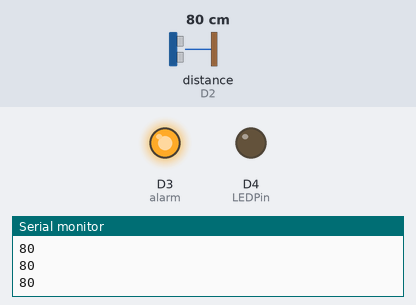
Bench run of a sketch on a simulated ESP8266 (NodeMCU). Parts: output pins drawn as LEDs (lit = HIGH), the last lines printed to the serial monitor. Wiring (inferred from the names in the program): ultrasonic range finder: trigger D1; echo D2. Inputs (shaded band) come from the test bench; at power-on: distance to the obstacle (sensor on D2) 80 cm. The echo pulse lasts 58.3 µs per cm; pins used as bus, display or sensor lines are not drawn.

Above: at 1.2 s.
1.3 s: distance to the obstacle (sensor on D2) set to 7 cm
2.8 s: distance to the obstacle (sensor on D2) set to 4 cm
At 3.8 s:
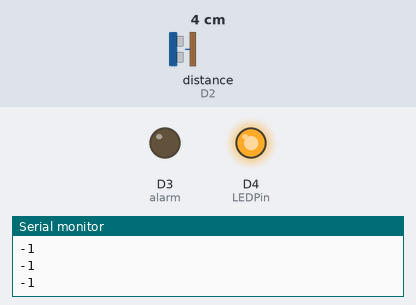
4.3 s: distance to the obstacle (sensor on D2) set to 9 cm
At 5.4 s:
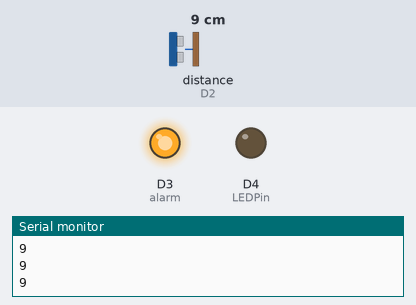
5.8 s: distance to the obstacle (sensor on D2) set to 2 cm
At 6.9 s:
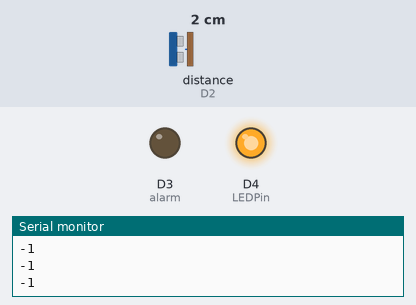
Timing chart, 0 to 8.3 s (numbered marks = the images above; inputs shaded):
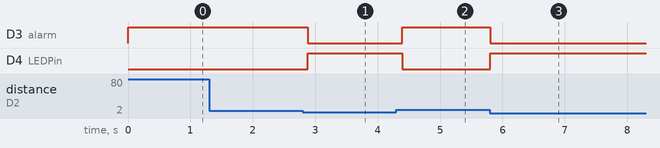

Measured:
- the behaviour switches between 6 and 5 cm on distance to the obstacle (sensor on D2) (found by bisection; images 0 and 1)
- after the input at 2.8 s, D3 (alarm): HIGH → LOW after 0.08 s; D4 (LEDPin): LOW → HIGH after 0.08 s
- after the input at 4.3 s, D3 (alarm): LOW → HIGH after 0.09 s; D4 (LEDPin): HIGH → LOW after 0.09 s
- after the input at 5.8 s, D3 (alarm): HIGH → LOW at once; D4 (LEDPin): LOW → HIGH at once

The sketch:

Code.ino
```cpp
#define echoPin D2 // Echo Pin
#define trigPin D1 // Trigger Pin
#define LEDPin D4 // Onboard LED
#define alarm D3 // Onboard LED

int maximumRange = 200; // Maximum range needed
int minimumRange = 5; // Minimum range needed
long duration, distance; // Duration used to calculate distance

void setup() {
  Serial.begin (9600);
  pinMode(trigPin, OUTPUT);
  pinMode(echoPin, INPUT);
  pinMode(LEDPin, OUTPUT); // Use LED indicator (if required)
  pinMode(alarm,OUTPUT);
}

void loop() {
  digitalWrite(trigPin, LOW);
  delayMicroseconds(2);
  digitalWrite(trigPin, HIGH);
  delayMicroseconds(10);
  digitalWrite(trigPin, LOW);
  duration = pulseIn(echoPin, HIGH);

  //Calculate the distance (in cm) based on the speed of sound.
  distance = duration / 58.2;
  if (distance <= minimumRange ) {
    Serial.println("-1");  //เมื่ออยู่นอกระยะให้ใช้ Print -1
    digitalWrite(LEDPin, HIGH);
    digitalWrite(alarm,0); //ส่งเสียงเมื่อไกลเกินระยะ
  }
  else {
    Serial.println(distance);  //แสดงค่าระยะทาง
    digitalWrite(LEDPin, LOW);
    digitalWrite(alarm,1); //ส่งเสียงเมื่อไกลเกินระยะ
  }
  delay(100);
}
```
